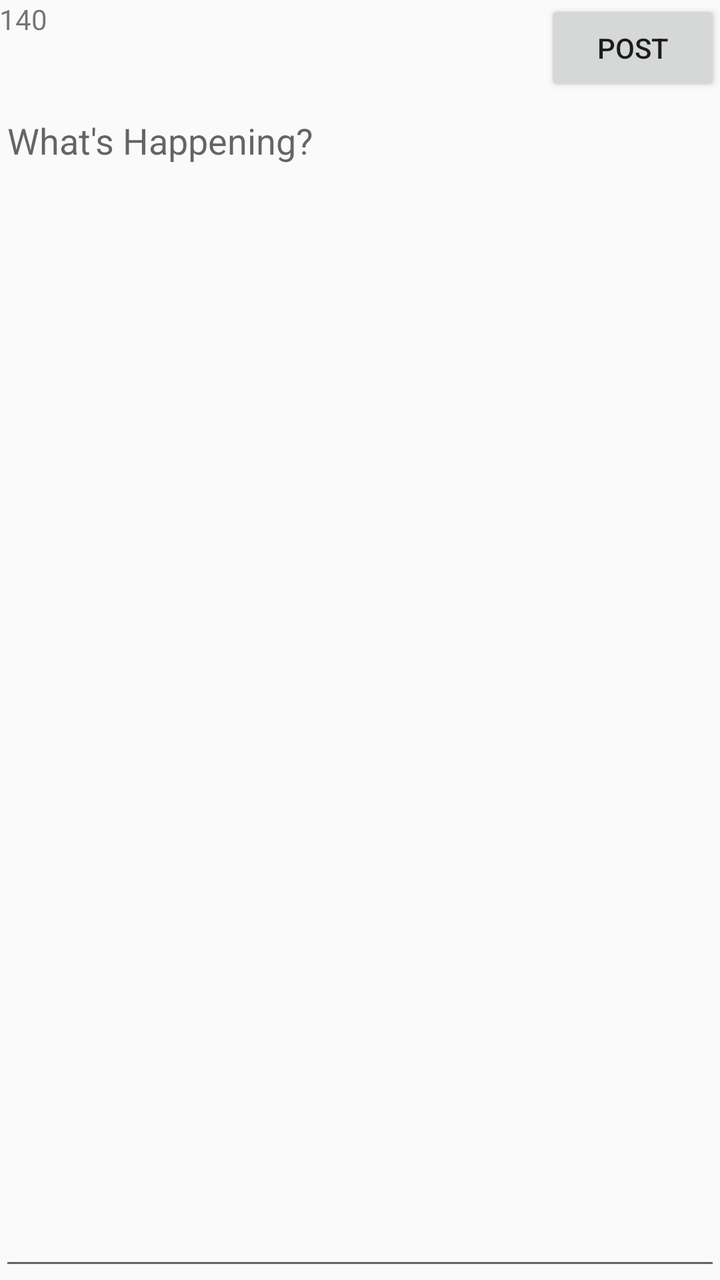
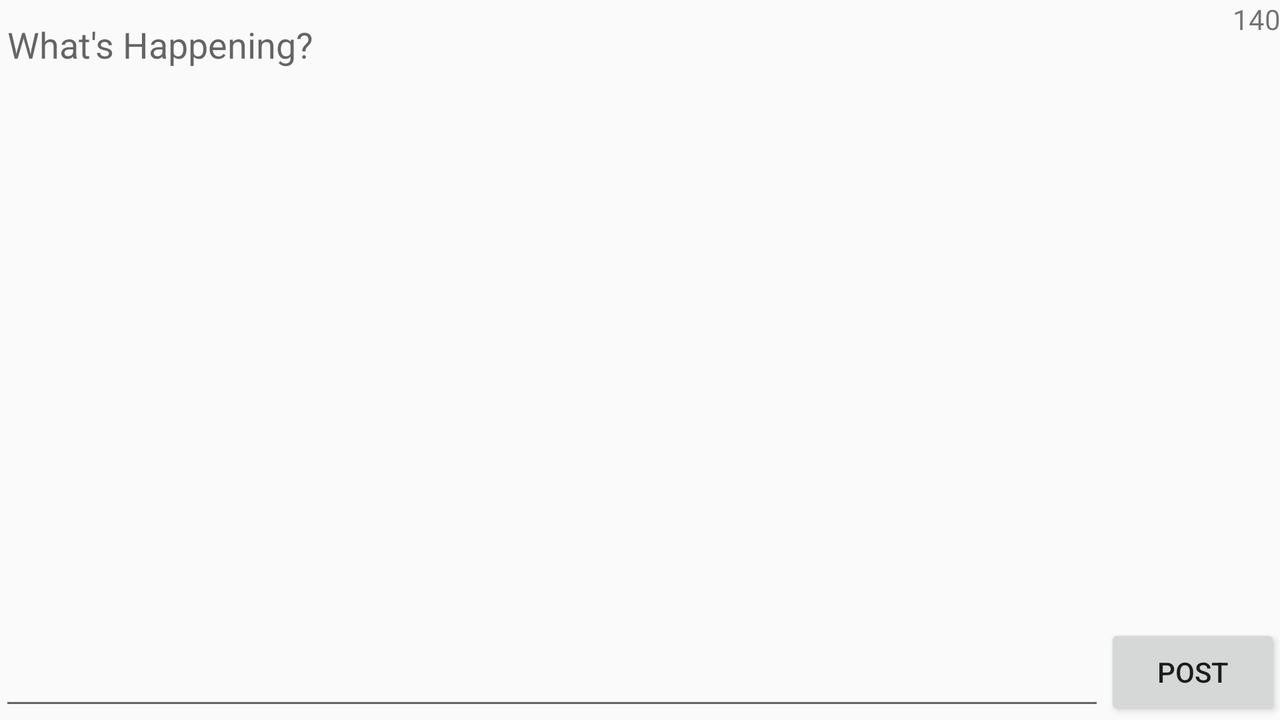

The same Android screen from two of the app's own layout files: first res/layout/ as a phone draws it, then the repository's variant for another configuration, drawn on a device whose configuration selects that folder. Both files follow.
<!-- AndroidManifest.xml: application theme AppTheme -->
<!-- res/layout/activity_status.xml -->
<RelativeLayout xmlns:android="http://schemas.android.com/apk/res/android"
    xmlns:tools="http://schemas.android.com/tools"
    android:layout_width="match_parent"
    android:layout_height="match_parent"
    android:paddingBottom="@dimen/activity_vertical_margin"
    android:paddingLeft="@dimen/activity_horizontal_margin"
    android:paddingRight="@dimen/activity_horizontal_margin"
    android:paddingTop="@dimen/activity_vertical_margin"
    tools:context="com.example.android.yamba.StatusActivity">

    <Button
        android:id="@+id/status_button"
        android:layout_width="wrap_content"
        android:layout_height="wrap_content"
        android:layout_alignParentEnd="true"
        android:layout_alignParentRight="true"
        android:layout_alignParentTop="true"
        android:text="@string/status_button"/>

    <EditText
        android:id="@+id/status_text"
        android:layout_width="wrap_content"
        android:layout_height="wrap_content"
        android:layout_alignEnd="@+id/status_button"
        android:layout_alignParentBottom="true"
        android:layout_alignParentLeft="true"
        android:layout_alignParentStart="true"
        android:layout_alignRight="@+id/status_button"
        android:layout_below="@+id/status_button"
        android:gravity="left|top"
        android:hint="@string/status_text_hint"/>

    <TextView
        android:id="@+id/status_text_count"
        android:layout_width="wrap_content"
        android:layout_height="wrap_content"
        android:layout_alignParentLeft="true"
        android:layout_alignParentStart="true"
        android:layout_alignParentTop="true"
        android:textAppearance="?android:attr/textAppearanceSmall"
        tools:text="140"/>
</RelativeLayout>
<!-- resources referenced by this layout -->
<resources>
  <string name="status_button">Post</string>
  <string name="status_text_hint">What\'s Happening?</string>
  <style name="AppTheme" parent="Theme.AppCompat.Light.DarkActionBar">
          
      </style>
</resources>
<!-- res/layout-land/activity_status.xml (the repository's variant of the layout above) -->
<!-- drawn on the phone turned sideways -->
<RelativeLayout xmlns:android="http://schemas.android.com/apk/res/android"
    xmlns:tools="http://schemas.android.com/tools"
    android:layout_width="match_parent"
    android:layout_height="match_parent"
    android:paddingBottom="@dimen/activity_vertical_margin"
    android:paddingLeft="@dimen/activity_horizontal_margin"
    android:paddingRight="@dimen/activity_horizontal_margin"
    android:paddingTop="@dimen/activity_vertical_margin"
    tools:context="com.example.android.yamba.StatusActivity">

    <Button
        android:id="@+id/status_button"
        android:layout_width="wrap_content"
        android:layout_height="wrap_content"
        android:layout_alignBottom="@+id/status_text"
        android:layout_alignParentEnd="true"
        android:layout_alignParentRight="true"
        android:text="@string/status_button"/>

    <EditText
        android:id="@+id/status_text"
        android:layout_width="wrap_content"
        android:layout_height="wrap_content"
        android:layout_alignParentBottom="true"
        android:layout_alignParentLeft="true"
        android:layout_alignParentStart="true"
        android:layout_alignParentTop="true"
        android:layout_toLeftOf="@+id/status_button"
        android:layout_toStartOf="@+id/status_button"
        android:gravity="left|top"
        android:hint="@string/status_text_hint"/>

    <TextView
        android:id="@+id/status_text_count"
        android:layout_width="wrap_content"
        android:layout_height="wrap_content"
        android:layout_alignParentEnd="true"
        android:layout_alignParentRight="true"
        android:layout_alignParentTop="true"
        android:textAppearance="?android:attr/textAppearanceSmall"
        tools:text="140"/>
</RelativeLayout>
